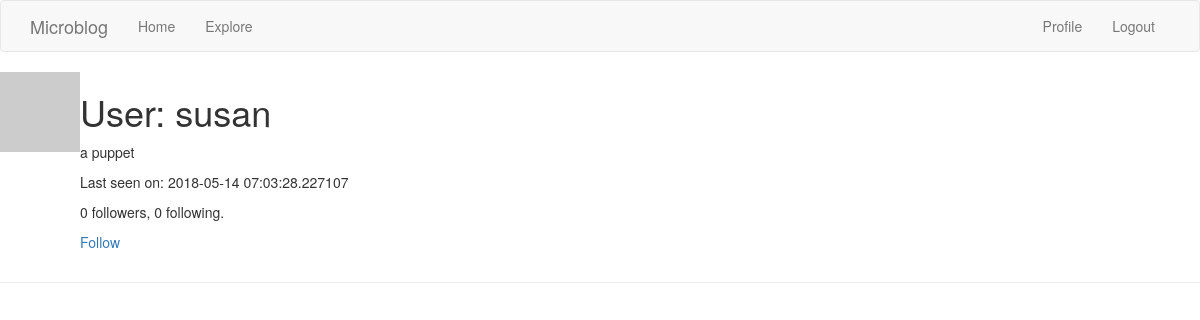
/user/susan (signed in), run on an earlier commit of the app's database.
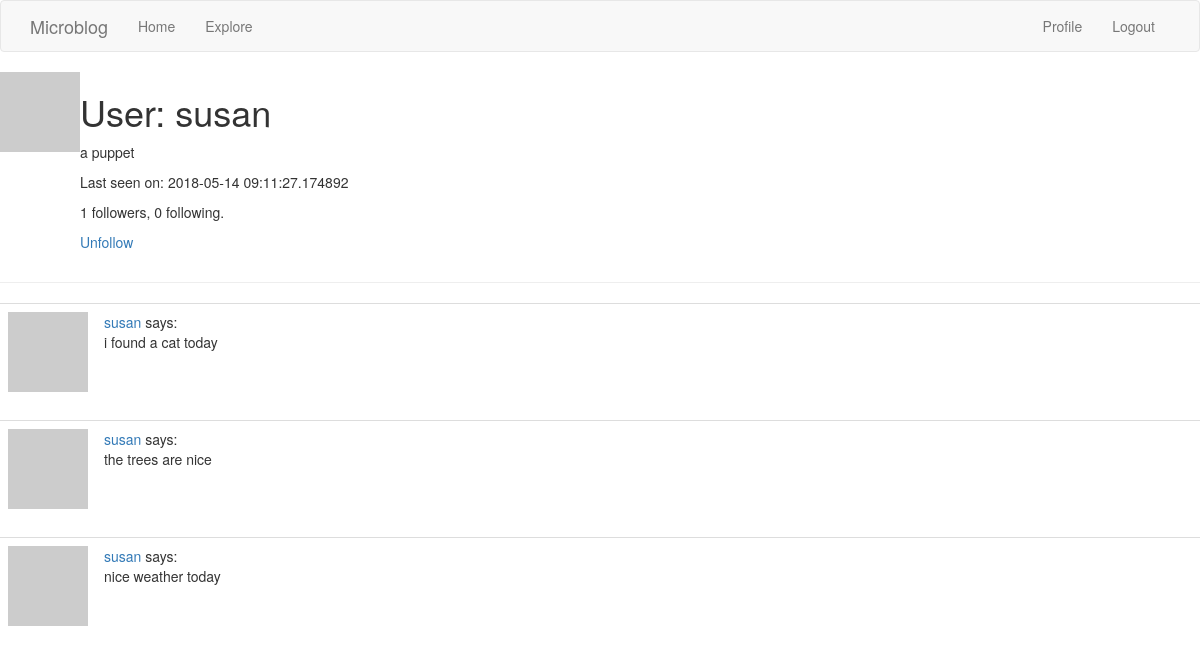
And on a later commit of the database.
### app/models.py (models this page shows, shortened)
class User(UserMixin, db.Model):
    id = db.Column(db.Integer, primary_key=True)
    username = db.Column(db.String(64), index=True, unique=True)
    email = db.Column(db.String(120), index=True, unique=True)
    password_hash = db.Column(db.String(128))
    posts = db.relationship('Post', backref='author', lazy='dynamic')
    about_me = db.Column(db.String(140))
    last_seen = db.Column(db.DateTime, default=datetime.utcnow)
    def avatar(self, size):
        digest = md5(self.email.lower().encode('utf-8')).hexdigest()
        return 'https://www.gravatar.com/avatar/{}?d=identicon&s={}'.format(
            digest, size)
    def is_following(self, user):
        return self.followed.filter(
            followers.c.followed_id == user.id).count() > 0
    followed = db.relationship(
        'User', secondary=followers,
        primaryjoin=(followers.c.follower_id == id),
        secondaryjoin=(followers.c.followed_id == id),
        backref=db.backref('followers', lazy='dynamic'), lazy='dynamic')

class Post(db.Model):
    id = db.Column(db.Integer, primary_key=True)
    body = db.Column(db.String(140))
    timestamp = db.Column(db.DateTime, index=True, default=datetime.utcnow)
    user_id = db.Column(db.Integer, db.ForeignKey('user.id'))

### app/routes.py (the view)
@app.route('/user/<username>')
@login_required
def user(username):
    user = User.query.filter_by(username=username).first_or_404()
    page = request.args.get('page', 1, type=int)
    posts = user.posts.order_by(Post.timestamp.desc()).paginate(
        page, app.config['POSTS_PER_PAGE'], False)
    next_url = url_for('user', username=user.username, page=posts.next_num) \
        if posts.has_next else None
    prev_url = url_for('user', username=user.username, page=posts.prev_num) \
        if posts.has_prev else None
    return render_template('user.html', user=user, posts=posts.items,
                           next_url=next_url, prev_url=prev_url)

### app/models.py (called while the page is built)
@login.user_loader
def load_user(id):
    return User.query.get(int(id))

### app/routes.py (called while the page is built)
@app.before_request
def before_request():
    if current_user.is_authenticated:
        current_user.last_seen = datetime.utcnow()
        db.session.commit()

### app/templates/user.html (shortened to what this page needs)
{% extends "base.html" %}
{% block content %}
    <table>
        <tr valign="top">
            <td><img src="{{ user.avatar(128) }}"></td>
            <td>
       <h1>User: {{ user.username }}</h1>
        {% if user.about_me %}<p>{{ user.about_me }}</p>{% endif %}
        {% if user.last_seen %}<p>Last seen on: {{ user.last_seen }}</p>{% endif %}
        <p>{{ user.followers.count() }} followers, {{ user.followed.count() }} following.</p>
        {% if user == current_user %}
        <p><a href="{{ url_for('edit_profile') }}">Edit your profile</a></p>
        {% elif not current_user.is_following(user) %}
        <p><a href="{{ url_for('follow', username=user.username) }}">Follow</a></p>
        {% else %}
        <p><a href="{{ url_for('unfollow', username=user.username) }}">Unfollow</a></p>
        {% endif %}
            </td>
        </tr>
    </table>
    <hr>
    {% for post in posts %}
        {% include '_post.html' %}
    {% endfor %}
{% endblock %}

### app/templates/_post.html
    <table class="table table-hover">
        <tr>
            <td width="70px">
                <a href="{{ url_for('user', username=post.author.username) }}">
                    <img src="{{ post.author.avatar(70) }}" />
                </a>
            </td>
            <td>
                <a href="{{ url_for('user', username=post.author.username) }}">
                    {{ post.author.username }}
                </a>
                says:
                <br>
                {{ post.body }}
            </td>
        </tr>
    </table>

What changed in the data, as far as the page shows it:
changed User "susan": last_seen "2018-05-14 07:03:28.227107" → "2018-05-14 09:11:27.174892"
added Post: author.username "susan", body "i found a cat today"
added Post: author.username "susan", body "the trees are nice"
added Post: author.username "susan", body "nice weather today"
Also different on the page:
{{ user.followers.count() }}: "0" → "1"
text no longer shown: "Follow"
text now shown: "Unfollow"
